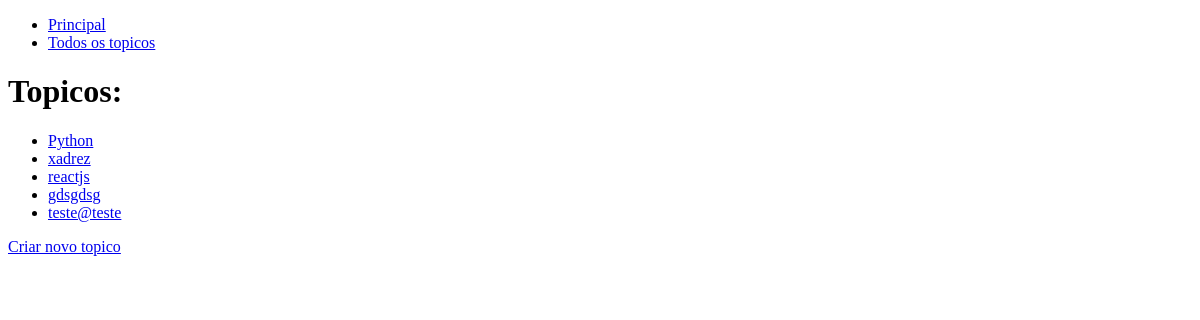
/topics, run on an earlier commit of the app's database.
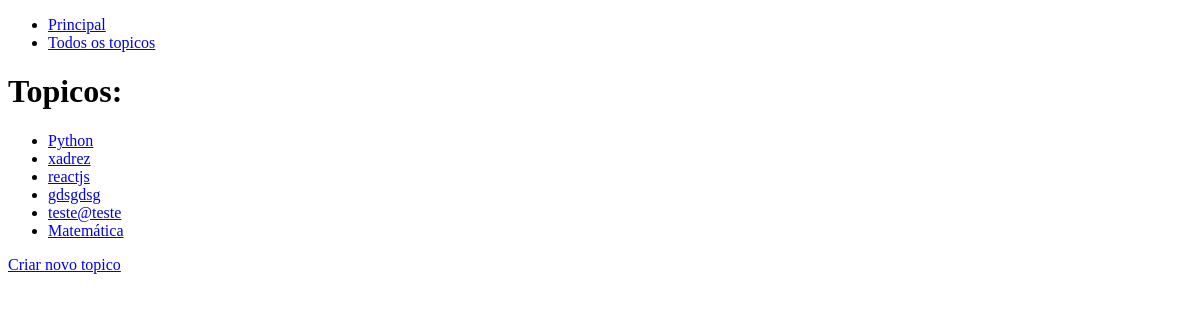
And on a later commit of the database.
### registros_leituras/models.py (models this page shows, shortened)
class Topic(models.Model):
    text = models.CharField(max_length=200)
    date_added = models.DateTimeField(auto_now_add=True)

### registros_leituras/views.py (the view)
# urls.py: path('topics',views.topics,name='topics'),
def topics(request):
    topics = Topic.objects.order_by('date_added')
    context = {'topics':topics }
    return render(request,'registros_leituras/topics.html',context)

### registros_leituras/templates/registros_leituras/topics.html
{% extends "registros_leituras/base.html" %}
{% block content %}
    <h1>Topicos:</h1>
    <ul>
        {% for topic in topics %}
            <li><a href="{% url 'topic' topic.id %}">{{ topic.text }}</a></li>
        {% empty %}
            <li>Não há tópicos cadastrados</li>
        {% endfor%}
    </ul>
    <a href="{% url 'new_topic' %}">Criar novo topico</a>
{% endblock content %}

### registros_leituras/templates/registros_leituras/base.html (shortened to what this page needs)
<!DOCTYPE html>
<html lang="pt-br">
<head>
</head>
<body>
    <header>
        <ul>
            <li><a href="{% url 'index'%}">Principal</a></li>
            <li><a href="{% url 'topics'%}">Todos os topicos</a></li>
        </ul>
    </header>
    {% block content %}{% endblock content %}
</body>
</html>

What changed in the data, as far as the page shows it:
added Topic: text "Matemática"
